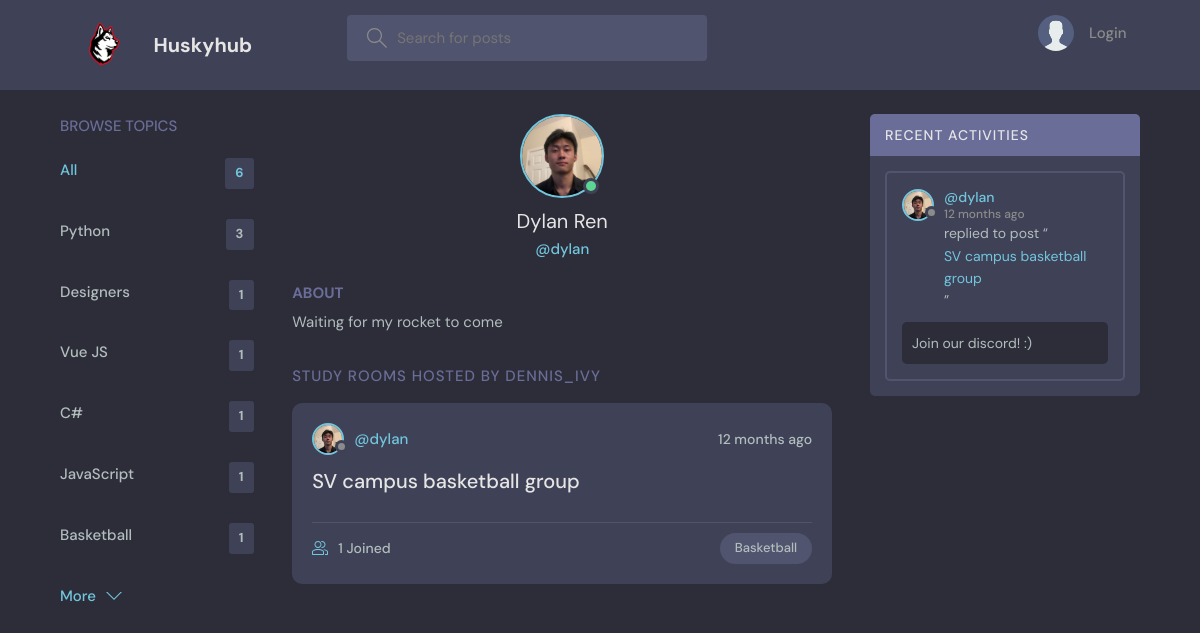
Page /profile/6/ on the earlier database version.
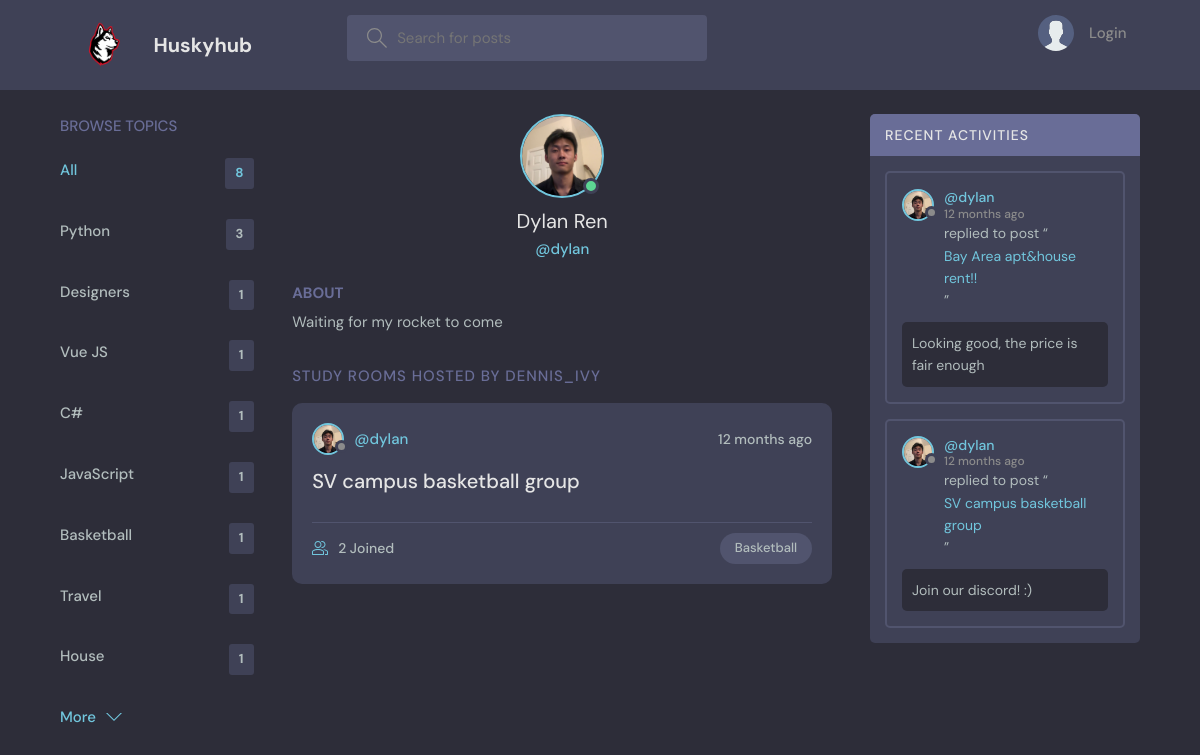
Same page on the later database version.
### base/models.py (models this page shows, shortened)
class Topic(models.Model):
    name = models.CharField(max_length=200)

class User(AbstractUser):
    name = models.CharField(max_length=200, null=True)
    email = models.EmailField(unique=True, null=True)
    bio = models.TextField(null=True)
    avatar = models.ImageField(null=True, default="avatar.svg")
    USERNAME_FIELD = 'email'
    REQUIRED_FIELDS = ['username']

class Room(models.Model):
    host = models.ForeignKey(User, on_delete=models.SET_NULL, null=True)
    topic = models.ForeignKey(Topic, on_delete=models.SET_NULL, null=True)
    name = models.CharField(max_length=200)
    description = models.TextField(null=True, blank=True)
    participants = models.ManyToManyField(
    User, related_name='participants', blank=True)
    updated = models.DateTimeField(auto_now=True)
    created = models.DateTimeField(auto_now_add=True)
    class Meta:
        ordering = ['-updated', '-created']
    def __str__(self):
        return self.name

class Message(models.Model):
    user = models.ForeignKey(User, on_delete=models.CASCADE)
    room = models.ForeignKey(Room, on_delete=models.CASCADE)
    body = models.TextField()
    updated = models.DateTimeField(auto_now=True)
    created = models.DateTimeField(auto_now_add=True)
    class Meta:
        ordering = ['-updated', '-created']

### base/views.py (the view)
# urls.py: path('profile/<str:pk>/', views.userProfile, name="user-profile"),
def userProfile(request, pk):
    user = User.objects.get(id=pk)
    rooms = user.room_set.all()
    room_messages = user.message_set.all()
    topics = Topic.objects.all()
    context = {'user': user, 'rooms': rooms,
               'room_messages': room_messages, 'topics': topics}
    return render(request, 'base/profile.html', context)

### base/templates/base/profile.html (shortened to what this page needs)
{% extends 'main.html' %}
{% block content %}
<main class="profile-page layout layout--3">
  <div class="container">
    {% include 'base/topics_component.html' %}
    <div class="roomList">
      <div class="profile">
        <div class="profile__avatar">
          <div class="avatar avatar--large active">
            <img src="{{user.avatar.url}}" />
          </div>
        </div>
        <div class="profile__info">
          <h3>{{user.name}}</h3>
          <p>@{{user.username}}</p>
        </div>
        <div class="profile__about">
          <h3>About</h3>
          <p>
            {{user.bio}}
          </p>
        </div>
      </div>
      <div class="roomList__header">
        <div>
          <h2>Study Rooms Hosted by dennis_ivy</a>
          </h2>
        </div>
      </div>
      {% include 'base/feed_component.html' %}
    </div>
    {% include 'base/activity_component.html' %}
  </div>
</main>
{% endblock content %}

### templates/main.html (shortened to what this page needs)
<!DOCTYPE html>
{% load static %}
<html lang="en">
<head>
    <link rel="stylesheet" href="{% static 'styles/style.css' %}" />
</head>
<body>
    {% include 'navbar.html' %}
    {% block content %}
    {% endblock %}
</body>
</html>

### templates/navbar.html (shortened to what this page needs)
{% load static %}
<header class="header header--loggedIn">
    <div class="container">
        <a href="{% url 'home' %}" class="header__logo">
            <img src="{% static 'images/logo_husky.ico' %}"/>
            <h1>Huskyhub</h1>
        </a>
        <form class="header__search" method="GET" action="{% url 'home' %}">
            <label>
                <input name="q" placeholder="Search for posts" />
            </label>
        </form>
        <nav class="header__menu">
            {% if request.user.is_authenticated %}
            <div class="header__user">
                <a href="{% url 'update-user' %}">
                    <div class="avatar avatar--medium active">
                        <img src="{{request.user.avatar.url}}" />
                    </div>
                    <p>{{request.user.username}} <span>@{{request.user.username}}</span></p>
                </a>
                <button class="dropdown-button">
                    <svg version="1.1" xmlns="http://www.w3.org/2000/svg" width="32" height="32" viewBox="0 0 32 32">
                        <title>chevron-down</title>
                        <path d="M16 21l-13-13h-3l16 16 16-16h-3l-13 13z"></path>
                    </svg>
                </button>
            </div>
            {% else %}
            <a href="{% url 'login' %}">
                <img src="{% static 'images/avatar.svg' %}" />
                <p>Login</p>
            </a>
            {% endif %}
        </nav>
    </div>
</header>

### base/templates/base/topics_component.html
<div class="topics">
    <div class="topics__header">
        <h2>Browse Topics</h2>
    </div>
    <ul class="topics__list">
        <li>
            <a href="{% url 'home' %}" class="active">All <span>{{topics.count}}</span></a>
        </li>
        {% for topic in topics %}
        <li>
            <a href="{% url 'home' %}?q={{topic.name}}">{{topic.name}}<span>{{topic.room_set.all.count}}</span></a>
        </li>
        {% endfor %}
    </ul>
    <a class="btn btn--link" href="{% url 'topics' %}">
        More
        <svg version="1.1" xmlns="http://www.w3.org/2000/svg" width="32" height="32" viewBox="0 0 32 32">
            <title>chevron-down</title>
            <path d="M16 21l-13-13h-3l16 16 16-16h-3l-13 13z"></path>
        </svg>
    </a>
</div>

### base/templates/base/feed_component.html (shortened to what this page needs)
{% for room in rooms %}
<div class="roomListRoom">
    <div class="roomListRoom__header">
        <a href="{% url 'user-profile' room.host.id %}" class="roomListRoom__author">
            <div class="avatar avatar--small">
                <img src="{{room.host.avatar.url}}" />
            </div>
            <span>@{{room.host.username}}</span>
        </a>
        <div class="roomListRoom__actions">
            <span>{{room.created|timesince}} ago</span>
        </div>
    </div>
    <div class="roomListRoom__content">
        <a href="{% url 'room' room.id %}">{{room.name}}</a>
    </div>
    <div class="roomListRoom__meta">
        <a href="{% url 'room' room.id %}" class="roomListRoom__joined">
            {{room.participants.all.count}} Joined
        </a>
        <p class="roomListRoom__topic">{{room.topic.name}}</p>
    </div>
</div>
{% endfor %}

### base/templates/base/activity_component.html (shortened to what this page needs)
<div class="activities">
    <div class="activities__header">
        <h2>Recent Activities</h2>
    </div>
    {% for message in room_messages %}
    <div class="activities__box">
        <div class="activities__boxHeader roomListRoom__header">
            <a href="{% url 'user-profile' message.user.id %}" class="roomListRoom__author">
                <div class="avatar avatar--small">
                    <img src="{{message.user.avatar.url}}" />
                </div>
                <p>
                    @{{message.user.username}}
                    <span>{{message.created|timesince}} ago</span>
                </p>
            </a>
        </div>
        <div class="activities__boxContent">
            <p>replied to post “<a href="{% url 'room' message.room.id %}">{{message.room}}</a>”</p>
            <div class="activities__boxRoomContent">{{message.body|truncatechars:150}}</div>
        </div>
    </div>
    {% endfor %}
</div>

Differences in the rows shown:
added Topic: name "Travel", room_set.all.count "1"
added Topic: name "House", room_set.all.count "1"
computed for Room "SV campus basketball group": participants.all.count "1" → "2"
added Message: user.avatar (picture), user.username "dylan", created "12 months", room "Bay Area apt&house rent!!", body "Looking good, the price is fair enough"
Other differences:
{{ topics.count }}: "6" → "8"
